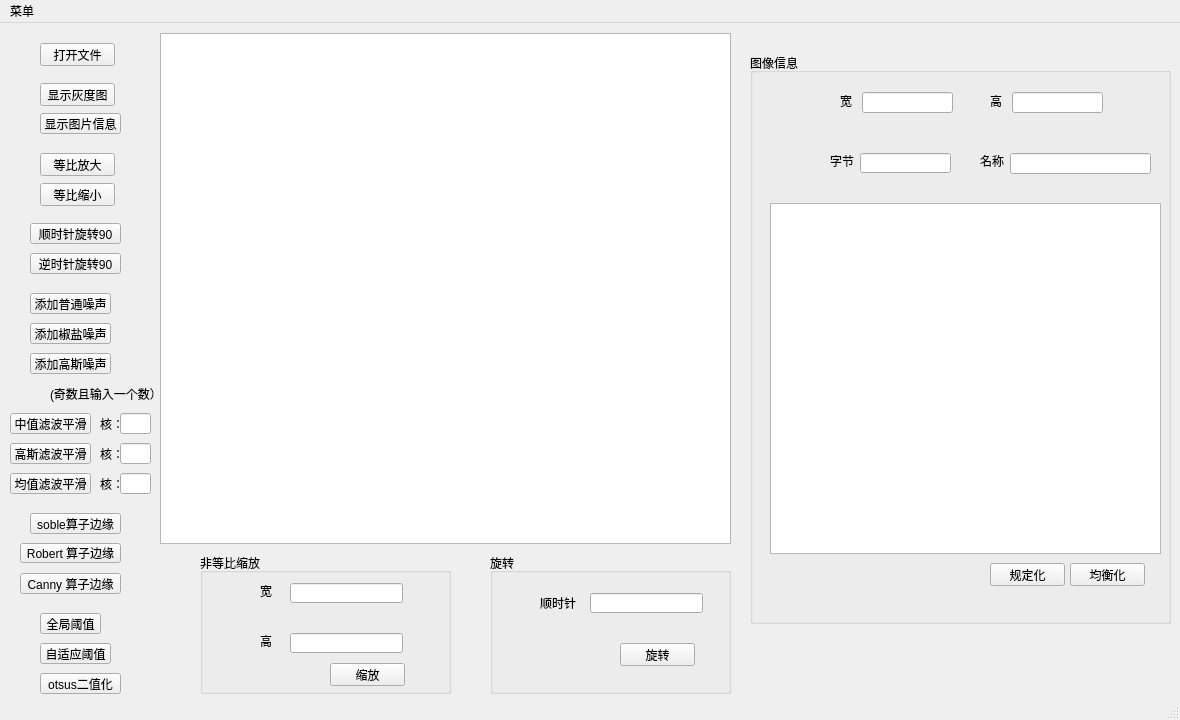
<?xml version="1.0" encoding="UTF-8"?>
<ui version="4.0">
 <class>MainWindow</class>
 <widget class="QMainWindow" name="MainWindow">
  <property name="geometry">
   <rect>
    <x>0</x>
    <y>0</y>
    <width>1180</width>
    <height>720</height>
   </rect>
  </property>
  <property name="windowTitle">
   <string>MainWindow</string>
  </property>
  <widget class="QWidget" name="centralwidget">
   <widget class="QPushButton" name="pushButton">
    <property name="geometry">
     <rect>
      <x>40</x>
      <y>60</y>
      <width>75</width>
      <height>23</height>
     </rect>
    </property>
    <property name="text">
     <string>显示灰度图</string>
    </property>
   </widget>
   <widget class="QPushButton" name="pushButton_2">
    <property name="geometry">
     <rect>
      <x>40</x>
      <y>20</y>
      <width>75</width>
      <height>23</height>
     </rect>
    </property>
    <property name="text">
     <string>打开文件</string>
    </property>
   </widget>
   <widget class="QPushButton" name="pushButton_3">
    <property name="geometry">
     <rect>
      <x>40</x>
      <y>90</y>
      <width>81</width>
      <height>21</height>
     </rect>
    </property>
    <property name="text">
     <string>显示图片信息</string>
    </property>
   </widget>
   <widget class="QGroupBox" name="groupBox">
    <property name="geometry">
     <rect>
      <x>750</x>
      <y>30</y>
      <width>421</width>
      <height>571</height>
     </rect>
    </property>
    <property name="title">
     <string>图像信息</string>
    </property>
    <widget class="QLineEdit" name="lineEdit">
     <property name="geometry">
      <rect>
       <x>112</x>
       <y>39</y>
       <width>91</width>
       <height>21</height>
      </rect>
     </property>
    </widget>
    <widget class="QLineEdit" name="lineEdit_2">
     <property name="geometry">
      <rect>
       <x>262</x>
       <y>39</y>
       <width>91</width>
       <height>21</height>
      </rect>
     </property>
    </widget>
    <widget class="QLineEdit" name="lineEdit_3">
     <property name="geometry">
      <rect>
       <x>110</x>
       <y>100</y>
       <width>91</width>
       <height>20</height>
      </rect>
     </property>
    </widget>
    <widget class="QGraphicsView" name="graphicsView_2">
     <property name="geometry">
      <rect>
       <x>20</x>
       <y>150</y>
       <width>391</width>
       <height>351</height>
      </rect>
     </property>
    </widget>
    <widget class="QLabel" name="label">
     <property name="geometry">
      <rect>
       <x>90</x>
       <y>40</y>
       <width>21</width>
       <height>16</height>
      </rect>
     </property>
     <property name="text">
      <string>宽</string>
     </property>
    </widget>
    <widget class="QLabel" name="label_2">
     <property name="geometry">
      <rect>
       <x>240</x>
       <y>40</y>
       <width>21</width>
       <height>16</height>
      </rect>
     </property>
     <property name="text">
      <string>高</string>
     </property>
    </widget>
    <widget class="QLabel" name="label_3">
     <property name="geometry">
      <rect>
       <x>80</x>
       <y>100</y>
       <width>51</width>
       <height>16</height>
      </rect>
     </property>
     <property name="text">
      <string>字节</string>
     </property>
    </widget>
    <widget class="QPushButton" name="pushButton_10">
     <property name="geometry">
      <rect>
       <x>320</x>
       <y>510</y>
       <width>75</width>
       <height>23</height>
      </rect>
     </property>
     <property name="text">
      <string>均衡化</string>
     </property>
    </widget>
    <widget class="QPushButton" name="pushButton_11">
     <property name="geometry">
      <rect>
       <x>240</x>
       <y>510</y>
       <width>75</width>
       <height>23</height>
      </rect>
     </property>
     <property name="text">
      <string>规定化</string>
     </property>
    </widget>
    <widget class="QLineEdit" name="lineEdit_4">
     <property name="geometry">
      <rect>
       <x>260</x>
       <y>100</y>
       <width>141</width>
       <height>21</height>
      </rect>
     </property>
    </widget>
    <widget class="QLabel" name="label_7">
     <property name="geometry">
      <rect>
       <x>230</x>
       <y>100</y>
       <width>51</width>
       <height>16</height>
      </rect>
     </property>
     <property name="text">
      <string>名称</string>
     </property>
    </widget>
   </widget>
   <widget class="QGraphicsView" name="graphicsView">
    <property name="geometry">
     <rect>
      <x>160</x>
      <y>10</y>
      <width>571</width>
      <height>511</height>
     </rect>
    </property>
   </widget>
   <widget class="QGroupBox" name="groupBox_2">
    <property name="geometry">
     <rect>
      <x>200</x>
      <y>530</y>
      <width>251</width>
      <height>141</height>
     </rect>
    </property>
    <property name="title">
     <string>非等比缩放</string>
    </property>
    <widget class="QLineEdit" name="lineEdit_5">
     <property name="geometry">
      <rect>
       <x>90</x>
       <y>30</y>
       <width>113</width>
       <height>20</height>
      </rect>
     </property>
    </widget>
    <widget class="QLineEdit" name="lineEdit_6">
     <property name="geometry">
      <rect>
       <x>90</x>
       <y>80</y>
       <width>113</width>
       <height>20</height>
      </rect>
     </property>
    </widget>
    <widget class="QLabel" name="label_4">
     <property name="geometry">
      <rect>
       <x>60</x>
       <y>30</y>
       <width>21</width>
       <height>16</height>
      </rect>
     </property>
     <property name="text">
      <string>宽</string>
     </property>
    </widget>
    <widget class="QLabel" name="label_5">
     <property name="geometry">
      <rect>
       <x>60</x>
       <y>80</y>
       <width>21</width>
       <height>16</height>
      </rect>
     </property>
     <property name="text">
      <string>高</string>
     </property>
    </widget>
    <widget class="QPushButton" name="pushButton_8">
     <property name="geometry">
      <rect>
       <x>130</x>
       <y>110</y>
       <width>75</width>
       <height>23</height>
      </rect>
     </property>
     <property name="text">
      <string>缩放</string>
     </property>
    </widget>
   </widget>
   <widget class="QGroupBox" name="groupBox_3">
    <property name="geometry">
     <rect>
      <x>490</x>
      <y>530</y>
      <width>241</width>
      <height>141</height>
     </rect>
    </property>
    <property name="title">
     <string>旋转</string>
    </property>
    <widget class="QLineEdit" name="lineEdit_7">
     <property name="geometry">
      <rect>
       <x>100</x>
       <y>40</y>
       <width>113</width>
       <height>20</height>
      </rect>
     </property>
    </widget>
    <widget class="QPushButton" name="pushButton_9">
     <property name="geometry">
      <rect>
       <x>130</x>
       <y>90</y>
       <width>75</width>
       <height>23</height>
      </rect>
     </property>
     <property name="text">
      <string>旋转</string>
     </property>
    </widget>
    <widget class="QLabel" name="label_6">
     <property name="geometry">
      <rect>
       <x>50</x>
       <y>40</y>
       <width>41</width>
       <height>20</height>
      </rect>
     </property>
     <property name="text">
      <string>顺时针</string>
     </property>
    </widget>
   </widget>
   <widget class="QPushButton" name="pushButton_4">
    <property name="geometry">
     <rect>
      <x>40</x>
      <y>130</y>
      <width>75</width>
      <height>23</height>
     </rect>
    </property>
    <property name="text">
     <string>等比放大</string>
    </property>
   </widget>
   <widget class="QPushButton" name="pushButton_5">
    <property name="geometry">
     <rect>
      <x>40</x>
      <y>160</y>
      <width>75</width>
      <height>23</height>
     </rect>
    </property>
    <property name="text">
     <string>等比缩小</string>
    </property>
   </widget>
   <widget class="QPushButton" name="pushButton_6">
    <property name="geometry">
     <rect>
      <x>30</x>
      <y>200</y>
      <width>91</width>
      <height>21</height>
     </rect>
    </property>
    <property name="text">
     <string>顺时针旋转90</string>
    </property>
   </widget>
   <widget class="QPushButton" name="pushButton_7">
    <property name="geometry">
     <rect>
      <x>30</x>
      <y>230</y>
      <width>91</width>
      <height>21</height>
     </rect>
    </property>
    <property name="text">
     <string>逆时针旋转90</string>
    </property>
   </widget>
   <widget class="QPushButton" name="pushButton_12">
    <property name="geometry">
     <rect>
      <x>30</x>
      <y>270</y>
      <width>81</width>
      <height>21</height>
     </rect>
    </property>
    <property name="text">
     <string>添加普通噪声</string>
    </property>
   </widget>
   <widget class="QPushButton" name="pushButton_13">
    <property name="geometry">
     <rect>
      <x>10</x>
      <y>420</y>
      <width>81</width>
      <height>21</height>
     </rect>
    </property>
    <property name="text">
     <string>高斯滤波平滑</string>
    </property>
   </widget>
   <widget class="QPushButton" name="pushButton_14">
    <property name="geometry">
     <rect>
      <x>30</x>
      <y>330</y>
      <width>81</width>
      <height>21</height>
     </rect>
    </property>
    <property name="text">
     <string>添加高斯噪声</string>
    </property>
   </widget>
   <widget class="QPushButton" name="pushButton_15">
    <property name="geometry">
     <rect>
      <x>10</x>
      <y>450</y>
      <width>81</width>
      <height>21</height>
     </rect>
    </property>
    <property name="text">
     <string>均值滤波平滑</string>
    </property>
   </widget>
   <widget class="QPushButton" name="pushButton_16">
    <property name="geometry">
     <rect>
      <x>30</x>
      <y>490</y>
      <width>91</width>
      <height>21</height>
     </rect>
    </property>
    <property name="text">
     <string>soble算子边缘</string>
    </property>
   </widget>
   <widget class="QPushButton" name="pushButton_17">
    <property name="geometry">
     <rect>
      <x>20</x>
      <y>520</y>
      <width>101</width>
      <height>20</height>
     </rect>
    </property>
    <property name="text">
     <string>Robert 算子边缘</string>
    </property>
   </widget>
   <widget class="QPushButton" name="pushButton_18">
    <property name="geometry">
     <rect>
      <x>20</x>
      <y>550</y>
      <width>101</width>
      <height>21</height>
     </rect>
    </property>
    <property name="text">
     <string>Canny 算子边缘</string>
    </property>
   </widget>
   <widget class="QPushButton" name="pushButton_19">
    <property name="geometry">
     <rect>
      <x>30</x>
      <y>300</y>
      <width>81</width>
      <height>21</height>
     </rect>
    </property>
    <property name="text">
     <string>添加椒盐噪声</string>
    </property>
   </widget>
   <widget class="QPushButton" name="pushButton_20">
    <property name="geometry">
     <rect>
      <x>40</x>
      <y>590</y>
      <width>61</width>
      <height>21</height>
     </rect>
    </property>
    <property name="text">
     <string>全局阈值</string>
    </property>
   </widget>
   <widget class="QPushButton" name="pushButton_21">
    <property name="geometry">
     <rect>
      <x>40</x>
      <y>620</y>
      <width>71</width>
      <height>21</height>
     </rect>
    </property>
    <property name="text">
     <string>自适应阈值</string>
    </property>
   </widget>
   <widget class="QPushButton" name="pushButton_22">
    <property name="geometry">
     <rect>
      <x>40</x>
      <y>650</y>
      <width>81</width>
      <height>21</height>
     </rect>
    </property>
    <property name="text">
     <string>otsus二值化</string>
    </property>
   </widget>
   <widget class="QPushButton" name="pushButton_23">
    <property name="geometry">
     <rect>
      <x>10</x>
      <y>390</y>
      <width>81</width>
      <height>21</height>
     </rect>
    </property>
    <property name="text">
     <string>中值滤波平滑</string>
    </property>
   </widget>
   <widget class="QLineEdit" name="lineEdit_8">
    <property name="geometry">
     <rect>
      <x>120</x>
      <y>390</y>
      <width>31</width>
      <height>21</height>
     </rect>
    </property>
   </widget>
   <widget class="QLabel" name="label_8">
    <property name="geometry">
     <rect>
      <x>100</x>
      <y>390</y>
      <width>21</width>
      <height>21</height>
     </rect>
    </property>
    <property name="text">
     <string>核：</string>
    </property>
   </widget>
   <widget class="QLineEdit" name="lineEdit_9">
    <property name="geometry">
     <rect>
      <x>120</x>
      <y>420</y>
      <width>31</width>
      <height>21</height>
     </rect>
    </property>
   </widget>
   <widget class="QLabel" name="label_9">
    <property name="geometry">
     <rect>
      <x>100</x>
      <y>420</y>
      <width>21</width>
      <height>21</height>
     </rect>
    </property>
    <property name="text">
     <string>核：</string>
    </property>
   </widget>
   <widget class="QLineEdit" name="lineEdit_10">
    <property name="geometry">
     <rect>
      <x>120</x>
      <y>450</y>
      <width>31</width>
      <height>21</height>
     </rect>
    </property>
   </widget>
   <widget class="QLabel" name="label_10">
    <property name="geometry">
     <rect>
      <x>100</x>
      <y>450</y>
      <width>21</width>
      <height>21</height>
     </rect>
    </property>
    <property name="text">
     <string>核：</string>
    </property>
   </widget>
   <widget class="QLabel" name="label_11">
    <property name="geometry">
     <rect>
      <x>50</x>
      <y>360</y>
      <width>111</width>
      <height>21</height>
     </rect>
    </property>
    <property name="text">
     <string>(奇数且输入一个数）</string>
    </property>
   </widget>
  </widget>
  <widget class="QMenuBar" name="menubar">
   <property name="geometry">
    <rect>
     <x>0</x>
     <y>0</y>
     <width>1180</width>
     <height>21</height>
    </rect>
   </property>
   <widget class="QMenu" name="menu">
    <property name="title">
     <string>菜单</string>
    </property>
    <addaction name="action"/>
   </widget>
   <addaction name="menu"/>
  </widget>
  <widget class="QStatusBar" name="statusbar"/>
  <action name="action">
   <property name="text">
    <string>打开图片</string>
   </property>
  </action>
 </widget>
 <resources/>
 <connections>
  <connection>
   <sender>pushButton_2</sender>
   <signal>clicked()</signal>
   <receiver>MainWindow</receiver>
   <slot>open_see_bmp_pic()</slot>
   <hints>
    <hint type="sourcelabel">
     <x>73</x>
     <y>63</y>
    </hint>
    <hint type="destinationlabel">
     <x>66</x>
     <y>79</y>
    </hint>
   </hints>
  </connection>
  <connection>
   <sender>pushButton</sender>
   <signal>clicked()</signal>
   <receiver>MainWindow</receiver>
   <slot>open_see_gray_bmp()</slot>
   <hints>
    <hint type="sourcelabel">
     <x>67</x>
     <y>103</y>
    </hint>
    <hint type="destinationlabel">
     <x>57</x>
     <y>132</y>
    </hint>
   </hints>
  </connection>
  <connection>
   <sender>pushButton_3</sender>
   <signal>clicked()</signal>
   <receiver>MainWindow</receiver>
   <slot>the_info_show()</slot>
   <hints>
    <hint type="sourcelabel">
     <x>51</x>
     <y>131</y>
    </hint>
    <hint type="destinationlabel">
     <x>23</x>
     <y>210</y>
    </hint>
   </hints>
  </connection>
  <connection>
   <sender>pushButton_4</sender>
   <signal>clicked()</signal>
   <receiver>MainWindow</receiver>
   <slot>equal_zoom_out_click()</slot>
   <hints>
    <hint type="sourcelabel">
     <x>54</x>
     <y>173</y>
    </hint>
    <hint type="destinationlabel">
     <x>106</x>
     <y>286</y>
    </hint>
   </hints>
  </connection>
  <connection>
   <sender>pushButton_5</sender>
   <signal>clicked()</signal>
   <receiver>MainWindow</receiver>
   <slot>equal_zoom_in_click()</slot>
   <hints>
    <hint type="sourcelabel">
     <x>49</x>
     <y>203</y>
    </hint>
    <hint type="destinationlabel">
     <x>57</x>
     <y>332</y>
    </hint>
   </hints>
  </connection>
  <connection>
   <sender>pushButton_6</sender>
   <signal>clicked()</signal>
   <receiver>MainWindow</receiver>
   <slot>roll_the_img()</slot>
   <hints>
    <hint type="sourcelabel">
     <x>65</x>
     <y>241</y>
    </hint>
    <hint type="destinationlabel">
     <x>82</x>
     <y>392</y>
    </hint>
   </hints>
  </connection>
  <connection>
   <sender>pushButton_9</sender>
   <signal>clicked()</signal>
   <receiver>MainWindow</receiver>
   <slot>roll_the_img_all()</slot>
   <hints>
    <hint type="sourcelabel">
     <x>638</x>
     <y>663</y>
    </hint>
    <hint type="destinationlabel">
     <x>737</x>
     <y>672</y>
    </hint>
   </hints>
  </connection>
  <connection>
   <sender>pushButton_7</sender>
   <signal>clicked()</signal>
   <receiver>MainWindow</receiver>
   <slot>roll_the_img_anti()</slot>
   <hints>
    <hint type="sourcelabel">
     <x>56</x>
     <y>271</y>
    </hint>
    <hint type="destinationlabel">
     <x>74</x>
     <y>484</y>
    </hint>
   </hints>
  </connection>
  <connection>
   <sender>pushButton_8</sender>
   <signal>clicked()</signal>
   <receiver>MainWindow</receiver>
   <slot>resize_the_img()</slot>
   <hints>
    <hint type="sourcelabel">
     <x>336</x>
     <y>666</y>
    </hint>
    <hint type="destinationlabel">
     <x>404</x>
     <y>657</y>
    </hint>
   </hints>
  </connection>
  <connection>
   <sender>pushButton_10</sender>
   <signal>clicked()</signal>
   <receiver>MainWindow</receiver>
   <slot>probability_to_histogram()</slot>
   <hints>
    <hint type="sourcelabel">
     <x>1098</x>
     <y>580</y>
    </hint>
    <hint type="destinationlabel">
     <x>1092</x>
     <y>650</y>
    </hint>
   </hints>
  </connection>
  <connection>
   <sender>pushButton_11</sender>
   <signal>clicked()</signal>
   <receiver>MainWindow</receiver>
   <slot>method_gdh()</slot>
   <hints>
    <hint type="sourcelabel">
     <x>1007</x>
     <y>572</y>
    </hint>
    <hint type="destinationlabel">
     <x>874</x>
     <y>691</y>
    </hint>
   </hints>
  </connection>
  <connection>
   <sender>pushButton_12</sender>
   <signal>clicked()</signal>
   <receiver>MainWindow</receiver>
   <slot>method_noise()</slot>
   <hints>
    <hint type="sourcelabel">
     <x>33</x>
     <y>321</y>
    </hint>
    <hint type="destinationlabel">
     <x>22</x>
     <y>562</y>
    </hint>
   </hints>
  </connection>
  <connection>
   <sender>pushButton_13</sender>
   <signal>clicked()</signal>
   <receiver>MainWindow</receiver>
   <slot>gose_polish()</slot>
   <hints>
    <hint type="sourcelabel">
     <x>73</x>
     <y>451</y>
    </hint>
    <hint type="destinationlabel">
     <x>71</x>
     <y>620</y>
    </hint>
   </hints>
  </connection>
  <connection>
   <sender>pushButton_16</sender>
   <signal>clicked()</signal>
   <receiver>MainWindow</receiver>
   <slot>SobelSharp()</slot>
   <hints>
    <hint type="sourcelabel">
     <x>37</x>
     <y>528</y>
    </hint>
    <hint type="destinationlabel">
     <x>8</x>
     <y>490</y>
    </hint>
   </hints>
  </connection>
  <connection>
   <sender>pushButton_17</sender>
   <signal>clicked()</signal>
   <receiver>MainWindow</receiver>
   <slot>RobertSharp()</slot>
   <hints>
    <hint type="sourcelabel">
     <x>24</x>
     <y>552</y>
    </hint>
    <hint type="destinationlabel">
     <x>108</x>
     <y>542</y>
    </hint>
   </hints>
  </connection>
  <connection>
   <sender>pushButton_12</sender>
   <signal>clicked()</signal>
   <receiver>MainWindow</receiver>
   <slot>method_noise()</slot>
   <hints>
    <hint type="sourcelabel">
     <x>101</x>
     <y>318</y>
    </hint>
    <hint type="destinationlabel">
     <x>149</x>
     <y>347</y>
    </hint>
   </hints>
  </connection>
  <connection>
   <sender>pushButton_19</sender>
   <signal>clicked()</signal>
   <receiver>MainWindow</receiver>
   <slot>salt_pepper()</slot>
   <hints>
    <hint type="sourcelabel">
     <x>36</x>
     <y>343</y>
    </hint>
    <hint type="destinationlabel">
     <x>19</x>
     <y>368</y>
    </hint>
   </hints>
  </connection>
  <connection>
   <sender>pushButton_14</sender>
   <signal>clicked()</signal>
   <receiver>MainWindow</receiver>
   <slot>gause_noise()</slot>
   <hints>
    <hint type="sourcelabel">
     <x>47</x>
     <y>375</y>
    </hint>
    <hint type="destinationlabel">
     <x>16</x>
     <y>396</y>
    </hint>
   </hints>
  </connection>
  <connection>
   <sender>pushButton_23</sender>
   <signal>clicked()</signal>
   <receiver>MainWindow</receiver>
   <slot>median_filter()</slot>
   <hints>
    <hint type="sourcelabel">
     <x>87</x>
     <y>419</y>
    </hint>
    <hint type="destinationlabel">
     <x>149</x>
     <y>436</y>
    </hint>
   </hints>
  </connection>
  <connection>
   <sender>pushButton_15</sender>
   <signal>clicked()</signal>
   <receiver>MainWindow</receiver>
   <slot>mean_filter()</slot>
   <hints>
    <hint type="sourcelabel">
     <x>38</x>
     <y>481</y>
    </hint>
    <hint type="destinationlabel">
     <x>135</x>
     <y>504</y>
    </hint>
   </hints>
  </connection>
  <connection>
   <sender>pushButton_18</sender>
   <signal>clicked()</signal>
   <receiver>MainWindow</receiver>
   <slot>Cannysharp()</slot>
   <hints>
    <hint type="sourcelabel">
     <x>110</x>
     <y>586</y>
    </hint>
    <hint type="destinationlabel">
     <x>153</x>
     <y>596</y>
    </hint>
   </hints>
  </connection>
  <connection>
   <sender>pushButton_20</sender>
   <signal>clicked()</signal>
   <receiver>MainWindow</receiver>
   <slot>global_th()</slot>
   <hints>
    <hint type="sourcelabel">
     <x>96</x>
     <y>622</y>
    </hint>
    <hint type="destinationlabel">
     <x>135</x>
     <y>626</y>
    </hint>
   </hints>
  </connection>
  <connection>
   <sender>pushButton_21</sender>
   <signal>clicked()</signal>
   <receiver>MainWindow</receiver>
   <slot>adp_th()</slot>
   <hints>
    <hint type="sourcelabel">
     <x>100</x>
     <y>651</y>
    </hint>
    <hint type="destinationlabel">
     <x>147</x>
     <y>656</y>
    </hint>
   </hints>
  </connection>
  <connection>
   <sender>pushButton_22</sender>
   <signal>clicked()</signal>
   <receiver>MainWindow</receiver>
   <slot>ots_th()</slot>
   <hints>
    <hint type="sourcelabel">
     <x>104</x>
     <y>684</y>
    </hint>
    <hint type="destinationlabel">
     <x>150</x>
     <y>690</y>
    </hint>
   </hints>
  </connection>
 </connections>
 <slots>
  <slot>open_see_bmp_pic()</slot>
  <slot>open_see_gray_bmp()</slot>
  <slot>the_info_show()</slot>
  <slot>equal_zoom_in_click()</slot>
  <slot>equal_zoom_out_click()</slot>
  <slot>roll_the_img()</slot>
  <slot>roll_the_img_all()</slot>
  <slot>roll_the_img_anti()</slot>
  <slot>resize_the_img()</slot>
  <slot>probability_to_histogram()</slot>
  <slot>method_gdh()</slot>
  <slot>method_noise()</slot>
  <slot>gose_polish()</slot>
  <slot>SobelSharp()</slot>
  <slot>RobertSharp()</slot>
  <slot>gause_noise()</slot>
  <slot>salt_pepper()</slot>
  <slot>median_filter()</slot>
  <slot>mean_filter()</slot>
  <slot>Cannysharp()</slot>
  <slot>global_th()</slot>
  <slot>adp_th()</slot>
  <slot>ots_th()</slot>
 </slots>
</ui>
